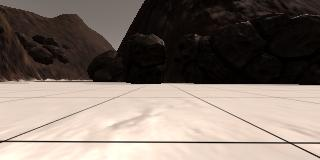
#> input picture practice/rover/robocam_example_grid1.jpg, 320 x 160 px
$ python my_rover_coords.py   (older library calls are emulated)
#> lines starting #> are read from the running program, lines starting #| are printed output that depends on the picture; after the words box and inside, x2 and y2 are one past the last pixel; in counts of white or black regions, pixels touching at a corner belong together
#> further down, image is the input picture: shape (160, 320, 3); mean R, G, B 129.1, 116.4, 107.6
### practice/rover/mylib.py
import cv2
def perspect_transform(img, src, dst):

	# get transform matrix using cv2.getPerspectiveTransform()
	M = cv2.getPerspectiveTransform(src, dst)

	# warp image using cv2.warpPerspective()
	# keep same size as input image
	warped = cv2.warpPerspective(img, M, (img.shape[1], img.shape[0]))
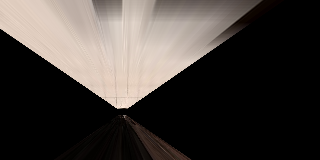
#> warped: shape (160, 320, 3); mean R, G, B 67.7, 62.1, 58.3

	return warped


import numpy as np
def color_thresh(img, rgb_thresh=(0,0,0)):

	# create an empty array the same size x and y as in image
	# but just a single channel

#> called with rgb_thresh = (160, 160, 160)
	color_select = np.zeros_like(img[:,:,0])  # gotta love this function !

	# this is how it should ideally be:
	#color_select[:,:,0] = (img[:,:,[0,1,2]] > rgb_thresh)

	# this could have worked but notice that the dont care on LHS is a different loop than dont care of RHS
	# and there is ambiguity in options here
	# color_select[:,:,0] = (img[:,:,0] > rgb_thresh[0]) & (img[:,:,1] > rgb_thresh[1]) & (img[:,:,2] > rgb_thresh[2])

	# its fkin amazing how the variable above_thresh holds a for loop together:

	above_thresh = (img[:,:,0] > rgb_thresh[0]) & (img[:,:,1] > rgb_thresh[1]) & (img[:,:,2] > rgb_thresh[2])
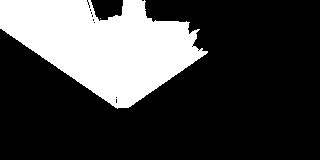
#> above_thresh: shape (160, 320) bool; 26.2% white; 2 white regions (1 under 20 px), largest, box (x1, y1, x2, y2) and area: (0, 0, 208, 109) 13403
	color_select[above_thresh] = 1

	return color_select

# [40 lines left out: functions color_thresh_range, rover_coords, not called in this run]

### practice/rover/my_rover_coords.py
import matplotlib.image as mpimg
import matplotlib.pyplot as plt
import numpy as np

filename = 'robocam_example_grid1.jpg'
image = mpimg.imread(filename) # read a 3 color image
plt.imshow(image)
plt.show()

import mylib as mlib

# define source and destination points

source = np.float32([ [116.274,97.9516] , [195.984,97.9516] , [0.5,141.177] , [289.177,141.177] ])
destin = np.float32([ [116.274,97.9516] , [126.274,97.9516] , [116.274,107.9516] , [126.274,107.9516] ])

warped = mlib.perspect_transform(image, source, destin)
plt.imshow(warped)
plt.show()

# a threshold for ground
r_thold_gnd = 160
g_thold_gnd = 160
b_thold_gnd = 160
rgb_thold_gnd = (r_thold_gnd, g_thold_gnd, b_thold_gnd) # tuple

colorsel1 = mlib.color_thresh(warped, rgb_thold_gnd)
#plt.imshow(colorsel1)
plt.imshow(colorsel1, cmap='gray')
plt.show()

# lets now make sure that the coordinates are with respect to the robot
# this robot centric coordinate system helps describes the env w.r.t robot

# (extract all white coordinates and transform them to 'rover-centric' coordinates)

ypos, xpos = colorsel1.nonzero()
#> ypos = 13404 values from 0 to 108; xpos = 13404 values, max 207 at index 8167, min 0 at index 0, mean 103.1
plt.plot(xpos, ypos, '.')
plt.xlim(0, 320)
plt.ylim(0, 160)
plt.show()
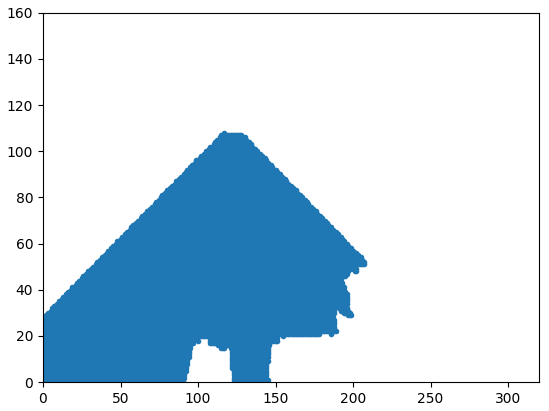
#> figure drawn by matplotlib, 1 panel

# the above gives an 'upside down' image because the origin (0,0) is now
# on the lower left (instead of upper left), and the y-axis reversed.

def rover_coords(binary_img):

	# extract xpos, ypos pixel positions from binary_img and
	# convert xpos, ypos to rover_centric coordinates

	x_pixel=0
	y_pixel=0

	# get the non-zero pixels
	xpos, ypos = binary_img.nonzero()
#> xpos = 13404 values from 0 to 108; ypos = 13404 values, max 207 at index 8167, min 0 at index 0, mean 103.1

	# calculate the pixel positions with reference to the rover position being at the\
	# center bottom of the image (like it is shown in the simulator usually)

	x_pixel = -(ypos - binary_img.shape[0]).astype(np.float)
#> x_pixel = 13404 values, max 160 at index 0, min -47 at index 8167, mean 56.9
	y_pixel = -(xpos - binary_img.shape[1]/2).astype(np.float)
#> y_pixel = 13404 values, max 160 at index 0, min 52 at index 13403, mean 115.2

	return x_pixel, y_pixel

# Extract x and y positions of navigable terrain pixels
# and convert to rover coordinates
xpix, ypix = rover_coords(colorsel1)
#> xpix has the same summary as x_pixel in rover_coords; ypix has the same summary as y_pixel in rover_coords

# Plot the map in rover-centric coords
fig = plt.figure(figsize=(5, 7.5))
plt.plot(xpix, ypix, '.')
plt.ylim(-160, 160)
plt.xlim(0, 160)
plt.title('Rover-Centric Map', fontsize=20)
plt.show()
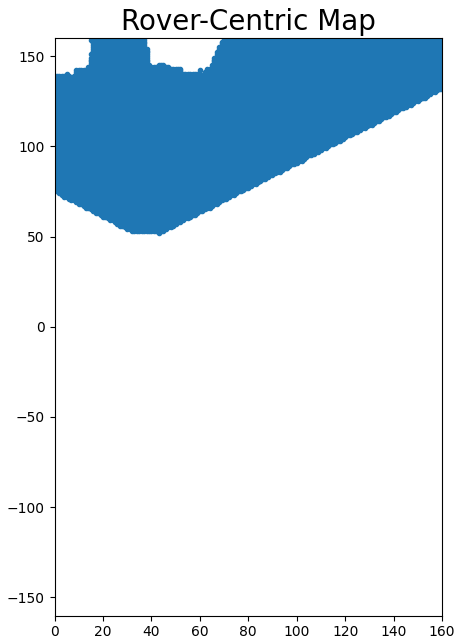
#> figure drawn by matplotlib, 1 panel

$ run again, with practice/rover/angle-example.jpg copied over practice/rover/robocam_example_grid1.jpg
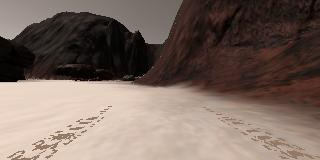
#> input picture practice/rover/angle-example.jpg, 320 x 160 px
#> image is the input picture: shape (160, 320, 3); mean R, G, B 121.3, 104.9, 96.2
#> in color_thresh, `above_thresh = (img[:,:,0] > rgb_thresh[0]) & (img[:,:,1] > rgb_thresh..`:
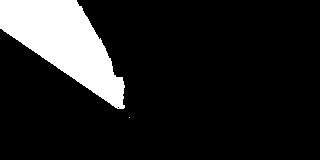
#> above_thresh: shape (160, 320) bool; 13.3% white; 2 white regions (1 under 20 px), largest, box (x1, y1, x2, y2) and area: (0, 0, 125, 109) 6818
#> `ypos, xpos = colorsel1.nonzero()`: ypos = 6819 values from 0 to 117; xpos = 6819 values, max 129 at index 6818, min 0 at index 0, mean 63.94
#> in rover_coords, `xpos, ypos = binary_img.nonzero()`: xpos = 6819 values from 0 to 117; ypos = 6819 values, max 129 at index 6818, min 0 at index 0, mean 63.94
#> x_pixel = 6819 values, max 160 at index 0, min 31 at index 6818, mean 96.06
#> y_pixel = 6819 values, max 160 at index 0, min 43 at index 6818, mean 117.7
#> xpix has the same summary as x_pixel in rover_coords; ypix has the same summary as y_pixel in rover_coords
#> `plt.show()`:
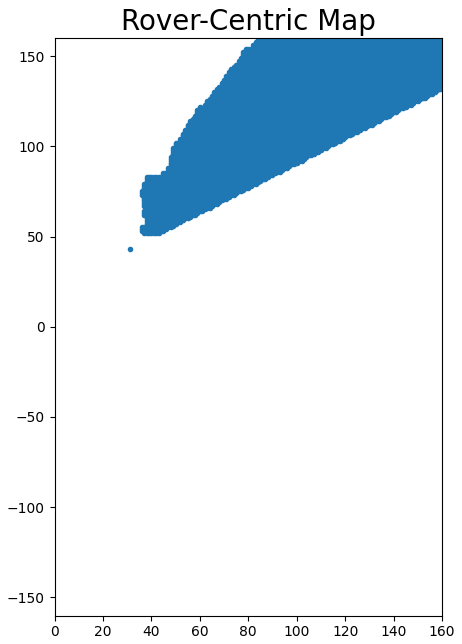
#> figure drawn by matplotlib, 1 panel

$ run again, with practice/rover/robocam_2018_03_08_23_52_27_992.jpg copied over practice/rover/robocam_example_grid1.jpg
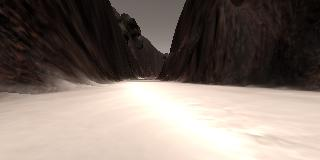
#> input picture practice/rover/robocam_2018_03_08_23_52_27_992.jpg, 320 x 160 px
#> image is the input picture: shape (160, 320, 3); mean R, G, B 130.1, 117.7, 109.8
#> in color_thresh, `above_thresh = (img[:,:,0] > rgb_thresh[0]) & (img[:,:,1] > rgb_thresh..`:
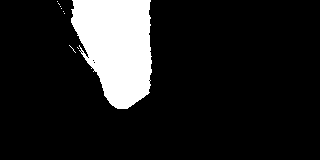
#> above_thresh: shape (160, 320) bool; 13% white; 9 white regions (8 under 20 px), largest, box (x1, y1, x2, y2) and area: (71, 0, 152, 109) 6641
#> `ypos, xpos = colorsel1.nonzero()`: ypos = 6658 values from 0 to 108; xpos = 6658 values, max 151 at index 4212, min 57 at index 79, mean 116.3
#> in rover_coords, `xpos, ypos = binary_img.nonzero()`: xpos = 6658 values from 0 to 108; ypos = 6658 values, max 151 at index 4212, min 57 at index 79, mean 116.3
#> x_pixel = 6658 values, max 103 at index 79, min 9 at index 4212, mean 43.74
#> y_pixel = 6658 values, max 160 at index 0, min 52 at index 6647, mean 114.1
#> xpix has the same summary as x_pixel in rover_coords; ypix has the same summary as y_pixel in rover_coords
#> `plt.show()`:
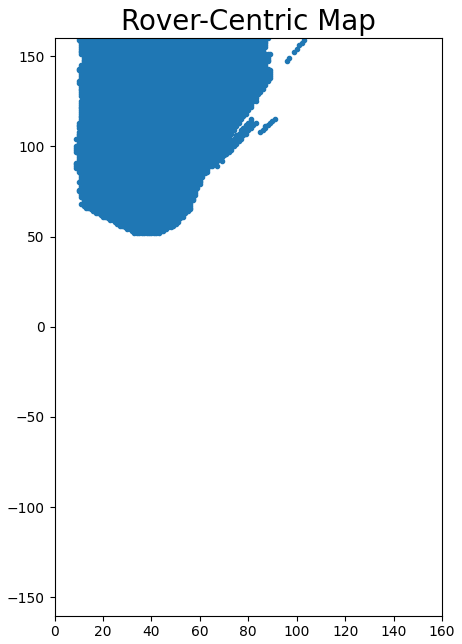
#> figure drawn by matplotlib, 1 panel

$ run again, with practice/rover/robocam_2018_03_08_23_52_43_584.jpg copied over practice/rover/robocam_example_grid1.jpg
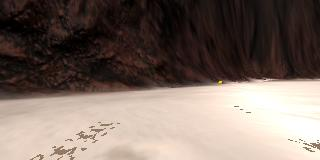
#> input picture practice/rover/robocam_2018_03_08_23_52_43_584.jpg, 320 x 160 px
#> image is the input picture: shape (160, 320, 3); mean R, G, B 123.2, 108.5, 100.3
#> in color_thresh, `above_thresh = (img[:,:,0] > rgb_thresh[0]) & (img[:,:,1] > rgb_thresh..`:
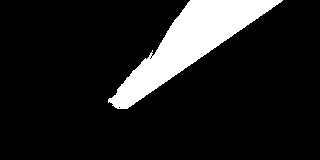
#> above_thresh: shape (160, 320) bool; 12.2% white; 1 white region, box (x1, y1, x2, y2) and area: (108, 0, 283, 109) 6239
#> `ypos, xpos = colorsel1.nonzero()`: ypos = 6239 values from 0 to 108; xpos = 6239 values, max 282 at index 92, min 108 at index 6013, mean 188.9
#> in rover_coords, `xpos, ypos = binary_img.nonzero()`: xpos = 6239 values from 0 to 108; ypos = 6239 values, max 282 at index 92, min 108 at index 6013, mean 188.9
#> x_pixel = 6239 values, max 52 at index 6013, min -122 at index 92, mean -28.91
#> y_pixel = 6239 values, max 160 at index 0, min 52 at index 6228, mean 117.1
#> xpix has the same summary as x_pixel in rover_coords; ypix has the same summary as y_pixel in rover_coords
#> `plt.show()`:
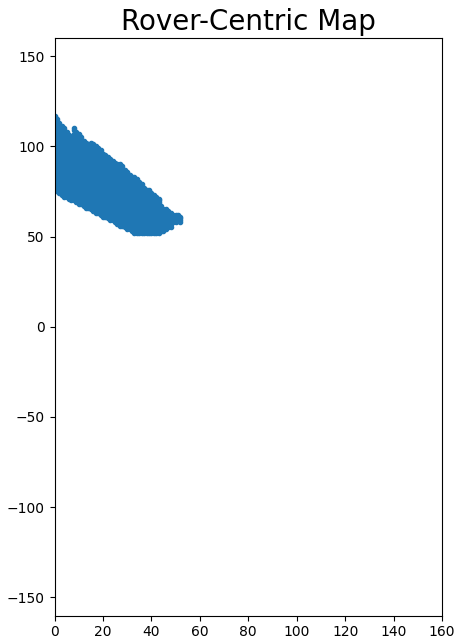
#> figure drawn by matplotlib, 1 panel
